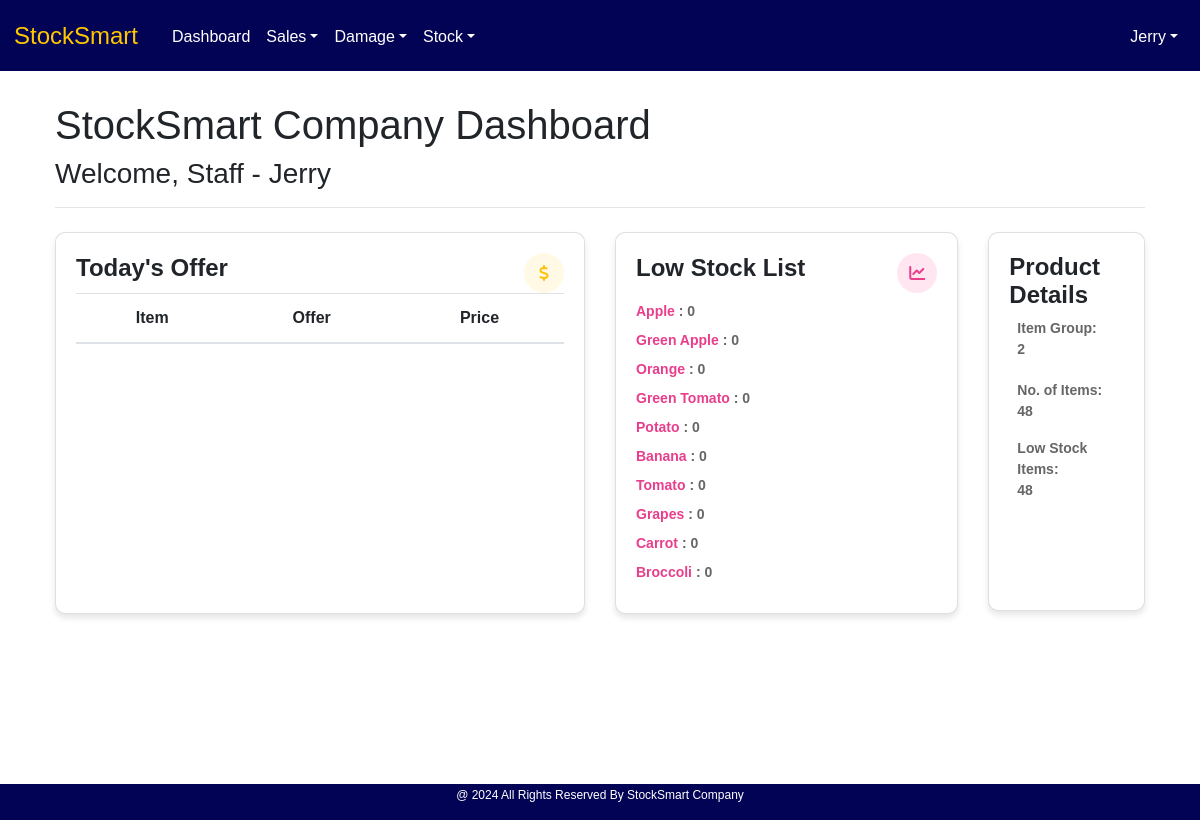
The app's page /staff_index/ (signed in), older data.
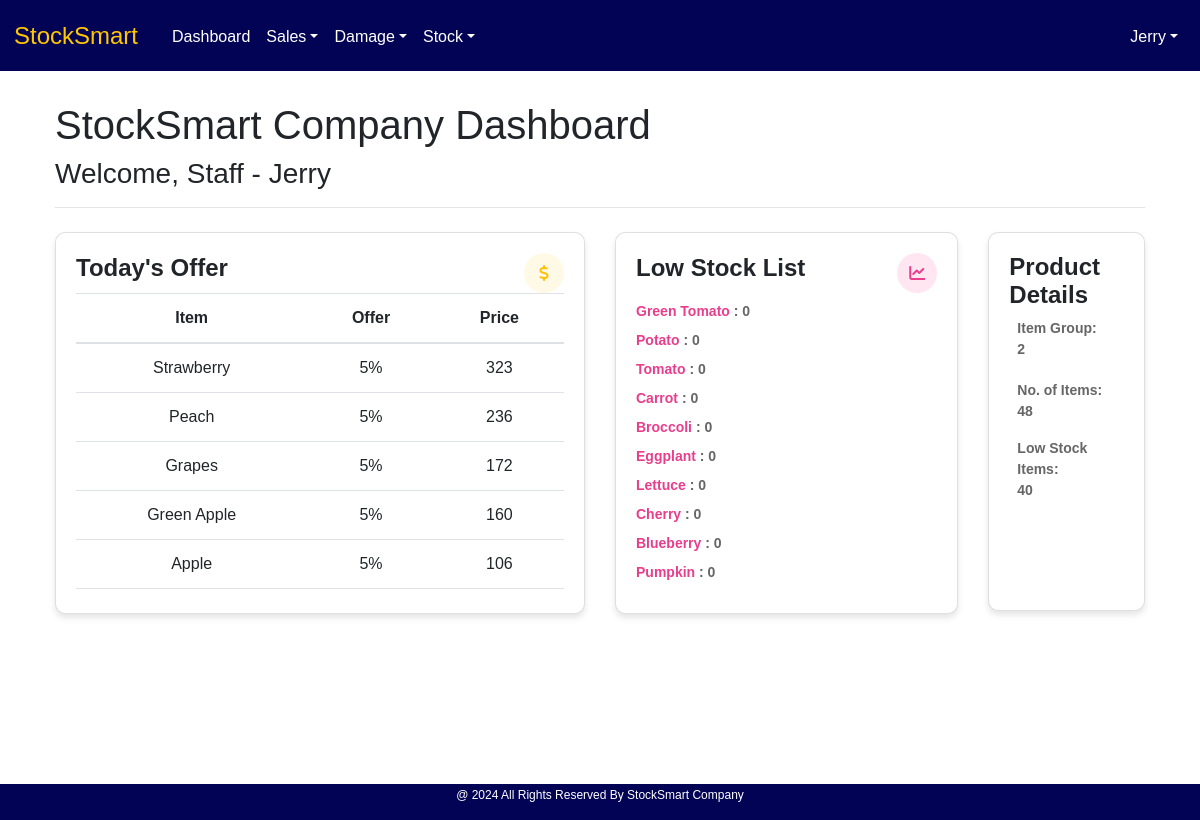
The same page, newer data.
### Core/models.py (models this page shows, shortened)
class itemTable(models.Model):
    UNIT_CHOICES = [
        ('Kilogram', 'Kg'),
        ('Pieces', 'Pcs'),
    ]
    CATEGORY_CHOICE = [
        ('Vegetables', 'Veg'),
        ('Fruits', 'Fru'),
    ]
    item_name = models.CharField(max_length=50, null=True, blank=True, unique=True)
    item_category = models.CharField(max_length=50, choices=CATEGORY_CHOICE)
    item_unit = models.CharField(max_length=15, choices=UNIT_CHOICES)

class priceTable(models.Model):
    pt_item = models.OneToOneField(itemTable, on_delete=models.CASCADE)
    pt_sellingPrice = models.DecimalField(max_digits=10, decimal_places=2, null=True, blank=True, default=0)
    pt_tax = models.PositiveIntegerField(null=True, blank=True, default=0)
    pt_offer = models.PositiveIntegerField(null=True, blank=True, default=0)
    pt_timestamp = models.DateTimeField(auto_now_add=True)

### User/views.py (the view)
# urls.py: path('staff_index/', views.staff_index, name="staff_index"),
@login_required()
@staff_required
def staff_index(request):
    base_template = 'user/Index.html' if request.user.role == "Admin" else 'user/staff_index.html'
    low_stock_count, item_count, category_count = product_details()
    sorted_items = todays_offer()
    low_stock_list = lowstock_list()
    context = {
        'base_template': base_template,
        'user': request.user,
        'low_stock_list': low_stock_list,
        'low_stock_count': low_stock_count,
        'item_count': item_count,
        'category_count': category_count,
        'sorted_items': sorted_items,
    }
    return render(request,"user/staff_index.html", context)

### User/views.py (called while the page is built)
def product_details():
    stockdata =stockTable.objects.all()
    itemdata =itemTable.objects.all()
    stockappendNo=[]
    itemappendName=[]
    itemappendCategory=[]
    for i in itemdata:
        itemappendCategory.append(i.item_category)
        itemappendName.append(i.item_name)
    for i in stockdata:
        if i.st_remainingStock < 10:
            stockappendNo.append(i.st_item.item_name)
    return len(stockappendNo),len(itemappendName), len(set(itemappendCategory))

def lowstock_list():
    stockdata= stockTable.objects.all()
    stockappendList=[]
    for i in stockdata:
        if i.st_remainingStock < 10:
            stockappendList.append((i.st_item.item_name,i.st_remainingStock))
    return stockappendList

### templates/user/staff_index.html (shortened to what the changed rows need)
<!DOCTYPE html>
{% load static %}
<html lang="en">
<head>
    <link href="https://maxcdn.bootstrapcdn.com/bootstrap/4.5.2/css/bootstrap.min.css" rel="stylesheet">
    <link href="https://cdnjs.cloudflare.com/ajax/libs/font-awesome/6.0.0-beta3/css/all.min.css" rel="stylesheet">
    <link href="{% static 'assets/style.css' %}" rel="stylesheet">
</head>
<body>
    <div class="d-flex" >
        <div class="flex-grow-1">
            {% block content %}
            <div class="container">
            <div class="content">
                <h1>StockSmart Company Dashboard</h1>
                <div class=" mt-4">
        <div class="row mb-5">
            <div class="col-md-6 mb-4">
                <div class="card">
                    <div class="card-body">
                        <div class="table-responsive" style="height: 300px; overflow: auto;">
                    <table class="table table-hover">
                        <thead>
                            <tr>
                                <th>Item</th>
                                <th>Offer</th>
                                <th>Price</th>
                            </tr>
                        </thead>
                        <tbody>
                        {% for i in sorted_items %}
                            <tr>
                                <td>{{i.pt_item.item_name}}</td>
                                <td>{{i.pt_offer}}%</td>
                                <td>{{i.calculated_price}}</td>
                            </tr>
                        {% endfor %}
                        </tbody>
                    </table>
                </div>
                    </div>
                </div>
            </div>
            <div class="col-md-4 mb-4">
                <div class="card">
                    <div class="card-body">
                        <div style="height: 300px; overflow: auto;">
                            {% if low_stock_list %}
                                <ul class="card-title">
                                    {% for i in low_stock_list %}
                                    <li class="pt-2">
                                        <span class="text-pink">{{i.0}} </span> <span class="ms-5"> : {{i.1}} </span></li>
                                    {% endfor %}
                                </ul>
                                {% else %}
                                <p>No item with Low stock </p>
                                {% endif %}
                            </div>
                            </div>
                        </div>
                    </div>
            <div class="col-md-2 mb-4">
                <div class="card">
                    <div class="card-body">
                        <div style="height: 280px; overflow: auto;">
                        <p class="mb-1 card-title p-2">Low Stock Items:<br> <strong>{{low_stock_count}}</strong></p>
                    </div>
                    </div>
                </div>
            </div>
        </div>
</div>
                {% endblock %}
            </div>
            </div>
        </div>
    </div>
</body>
</html>

Row changes from the older to the newer data that the page shows:
no longer on this page (row unchanged): itemTable: item_name "Apple"
no longer on this page (row unchanged): itemTable: item_name "Green Apple"
no longer on this page (row unchanged): itemTable: item_name "Orange"
no longer on this page (row unchanged): itemTable: item_name "Banana"
no longer on this page (row unchanged): itemTable: item_name "Grapes"
now on this page (row edited): priceTable: pt_item.item_name "Strawberry", pt_offer "5", calculated_price "323"
now on this page (row edited): priceTable: pt_item.item_name "Peach", pt_offer "5", calculated_price "236"
now on this page (row edited): priceTable: pt_item.item_name "Grapes", pt_offer "5", calculated_price "172"
now on this page (row edited): priceTable: pt_item.item_name "Green Apple", pt_offer "5", calculated_price "160"
now on this page (row edited): priceTable: pt_item.item_name "Apple", pt_offer "5", calculated_price "106"
now on this page (row unchanged): itemTable: item_name "Eggplant"
now on this page (row unchanged): itemTable: item_name "Lettuce"
now on this page (row unchanged): itemTable: item_name "Cherry"
now on this page (row unchanged): itemTable: item_name "Blueberry"
now on this page (row unchanged): itemTable: item_name "Pumpkin"
Text that changed along with them:
{{ low_stock_count }}: "48" → "40"
new list line: ": 0"
list line gone: ": 0"
